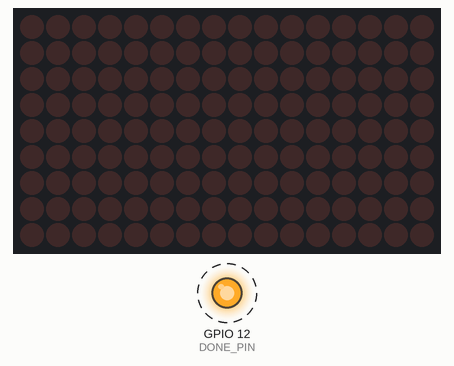
The sketch below on a simulated ESP8266 (NodeMCU). On the bench: 16×9 LED matrix, output pins drawn as LEDs (lit = HIGH). Dashed ring = blinking. WiFi joins after 1.5 s; servers stay silent unless stated; no MQTT or app messages arrive unless stated; what the sketch prints to the serial monitor is not drawn.

Above: at 2.9 s.
Timing chart, 0 to 5.6 s (numbered marks = the images above):
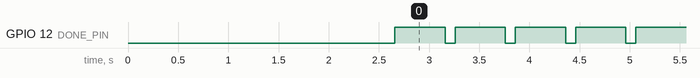

The sketch:

ESP12S_IS31LEDs_AdaIO_Publish_Batt_Sub_Button.ino
```cpp
#include <Wire.h>
#include <Adafruit_GFX.h>
#include <Adafruit_IS31FL3731.h>
#include <ESP8266WiFi.h>
#include "Adafruit_MQTT.h"
#include "Adafruit_MQTT_Client.h"

/*extern "C" {
#include "user_interface.h" // this is for the RTC memory read/write functions
}*/

//adafruit.io credentials
#define AIO_SERVER      "io.adafruit.com"
#define AIO_SERVERPORT  1883                   // use 8883 for SSL
#define AIO_USERNAME     "downeyjd"
#define AIO_KEY          "5eb2369140e04b4abaa5bfd270718841"
#define HEART_TOPIC      "downeyjd/feeds/heart"
#define BATT_TOPIC      "downeyjd/feeds/batt"
#define HEART_PING      "downeyjd/feeds/heart/get"
#define DONE_PIN        12

ADC_MODE(ADC_VCC); //setup ESP8266 ADC to measure VCC and NOT use A0 pin
//uint16_t current = 0;
//uint16_t last = 0;
char* wifiaps[2][2] = {{"bleepblorp", "1234"}, {"blerg", "VUrocks00!!"}};
WiFiClient client;
Adafruit_MQTT_Client mqtt(&client, AIO_SERVER, AIO_SERVERPORT, AIO_USERNAME, AIO_KEY);
Adafruit_MQTT_Publish batt = Adafruit_MQTT_Publish(&mqtt, BATT_TOPIC);
Adafruit_MQTT_Subscribe heart = Adafruit_MQTT_Subscribe(&mqtt, HEART_TOPIC);
Adafruit_MQTT_Publish heartClear = Adafruit_MQTT_Publish(&mqtt, HEART_TOPIC);

//setup charliplexed LED controller board
Adafruit_IS31FL3731 matrix = Adafruit_IS31FL3731();

static const uint8_t PROGMEM
  hearts[] =
  { 0x3E, 0x51, 0xDC, 0x08, 0x20,
    0x08, 0xFB, 0xFE, 0x08, 0x20,
    0x08, 0x73, 0xFE, 0x08, 0x20,
    0x08, 0x21, 0xFC, 0x08, 0x20,
    0x08, 0x00, 0xF9, 0x48, 0x20,
    0x08, 0x00, 0x73, 0xE8, 0x20,
    0x08, 0x00, 0x21, 0xC8, 0x20,
    0x3E, 0x00, 0x00, 0x87, 0xC0 };

/*typedef struct {
  uint16_t goodwifiap;
  uint16_t lastbatt;
} RTC_MEM;

RTC_MEM rtc_test;
*/

void drawhearts() {
  matrix.setRotation(0);
  matrix.clear();
  for (int8_t x=36; x>=-36; x--) {
    matrix.clear();
    matrix.drawBitmap(x,0, hearts, 36, 8, 255/4);
    delay(25);
  }
}

bool wifi_connect() {
  // connect to WiFi/AIO
  /*Serial.println();
  Serial.print("Connecting to last known WiFi AP..");
  WiFi.begin(wifiaps[rtc_test.goodwifiap][0], wifiaps[rtc_test.goodwifiap][1]); //test last known "good" WiFi AP
  uint8_t counter = 0;
  while(WiFi.status() != WL_CONNECTED) {
    Serial.print(".");
    delay(500);
    counter++;
    if(counter > 10) {
      break;
    }
  }
  if(WiFi.status() == WL_CONNECTED) {
    Serial.println(" Success!");
    return true;
  }*/
  while(WiFi.status() != WL_CONNECTED) {
    Serial.println();
    Serial.println("Trying all known APs. ");
    for(int i=0; i < sizeof(wifiaps)/sizeof(*wifiaps); i++) {
      Serial.print(wifiaps[i][0]);
      WiFi.begin(wifiaps[i][0], wifiaps[i][1]);
      uint8_t counter = 0;
      while(WiFi.status() != WL_CONNECTED) {
        Serial.print(".");
        delay(500);
        counter++;
        if(counter > 15) {
          break;
        }
      }
      if(WiFi.status() == WL_CONNECTED) {
        Serial.println(" Success!");
        return true;
      }
      Serial.println(" Failed!");
    }
    break;
  }
  return false;
}

void setup() {

  pinMode(DONE_PIN, OUTPUT);
  // start the serial connection
  Serial.begin(115200);
  //rtc_test.goodwifiap = 0;
  //rtc_test.lastbatt = 0;
  // wait for serial monitor to open
  while(!Serial);
  Serial.println();

  /*
  // pull saved data from RTC memory
  Serial.print("Reading RTC_MEM backup... ");
  if(system_rtc_mem_read(64, &rtc_test, sizeof(rtc_test))){
    Serial.println("Successful!");
    Serial.print("Last Good AP: "); Serial.println(rtc_test.goodwifiap);
    Serial.print("Last Batt: "); Serial.println(rtc_test.lastbatt);
  } else {
    Serial.println("Failed!");
  }
  */
  // wait for led matrix to initialize
  if (! matrix.begin()) {
    Serial.println("IS31 board not found!");
    while (1);
  }

  //get connected to WiFi
  if(!wifi_connect()) {
    Serial.println();
    Serial.println("Failed to connect to WiFi. Shutting down.");
    return; //abort setup() and go to shutdown.
  }
  Serial.println();
  Serial.println("WiFi Connected.");
  Serial.print("IP address: ");Serial.println(WiFi.localIP());Serial.println();
  if(!mqtt.subscribe(&heart)) Serial.println("Failed to subscribe to Ping topic!");
  if (!mqtt.connected()) {
    Serial.print("Connecting to MQTT... ");
    if(mqtt.connect() != 0) { // connect will return 0 for connected, am I sure this comparison will call connect()?
      return; //send to loop() which will kill power
    }
  }
  Serial.println("success!");

  //read Vcc and send to AIO
  uint16_t current = ESP.getVcc(); //read current Vcc on ESP8266
  Serial.println();Serial.println("Reading Vcc on ESP8266.");
  Serial.print("VCC: ");Serial.print(current);Serial.println("mV");
  /*(if(current != rtc_test.lastbatt) { //if it's diff from the last reading, write to RTC memory and AIO
    //Serial.print("sending -> ");
    //Serial.print(current);
    rtc_test.lastbatt = current;
    if(system_rtc_mem_write(64, &rtc_test, sizeof(rtc_test))){
      Serial.println();
      Serial.println("Backup to RTC_MEM successful!");
      //Serial.print("Wrote Last Good AP: "); Serial.println(rtc_test.goodwifiap);
      //Serial.print("Wrote Last Batt: "); Serial.println(rtc_test.lastbatt);
      //Serial.print("Wrote length (bytes): "); Serial.println(sizeof(rtc_test));
    } else {
      Serial.println();
      Serial.println("Backup to RTC_MEM FAILED!");
    }*/
  batt.publish(current);

  Adafruit_MQTT_Subscribe *subscription;
  while (subscription = mqtt.readSubscription(1000)) {
    if (subscription == &heart) {
      char *value = (char *)heart.lastread;
      Serial.print("Unconverted last heart value: "); Serial.println(value);
      uint16_t lastPing = atoi(value);  // convert to a number
      Serial.print("Last heart value: ");Serial.println(lastPing);
      if(lastPing == 1){
        Serial.println();
        Serial.println("Pinged! Draw Hearts!");
        drawhearts();
        heartClear.publish(0);
      }
    }
  }
  Serial.println("Going to deep sleep for 5min.");
}

void loop() {
  digitalWrite(DONE_PIN, LOW);
  delay(100);
  digitalWrite(DONE_PIN, HIGH);
  delay(500);
}
```

Measured:
- by itself, GPIO 12 (DONE_PIN): alternates HIGH for 0.50 s and LOW for 0.10 s
